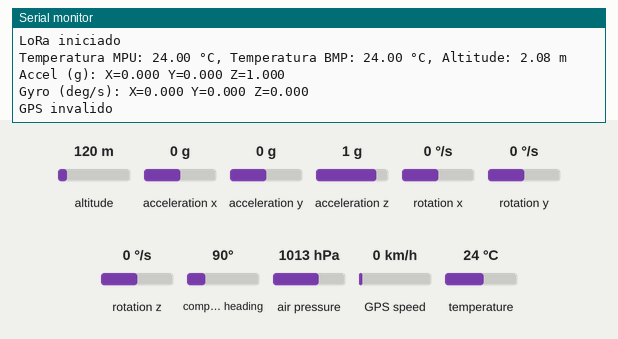
Bench run of a sketch on a simulated ESP8266 (NodeMCU). Parts: the last lines printed to the serial monitor. Wiring (inferred from the names in the program): MPU-9250 motion sensor at I2C address 0x68. The inputs (shaded band) are chosen by the test bench; at power-on: acceleration x 0 g, acceleration y 0 g, acceleration z 1 g, rotation x 0 °/s, rotation y 0 °/s, altitude 120 m, rotation z 0 °/s, compass heading 90°, air pressure 1013 hPa, GPS speed 0 km/h, temperature 24 °C. The GPS gets a fix after 3 s at 37.7749, -122.4194 with 8 satellites; no radio packets arrive unless stated.

Above: at 1.2 s.
1.3 s: acceleration x set to -1.4 g
At 5.5 s:
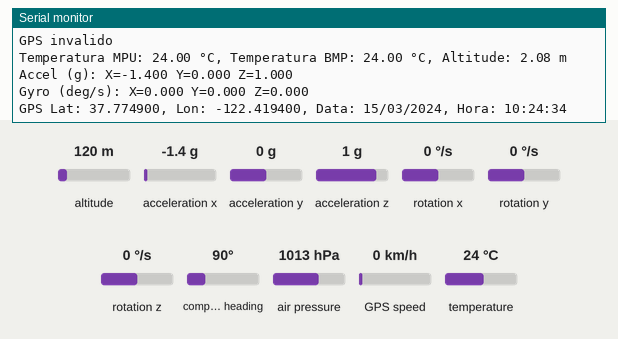
7.4 s: acceleration y set to -1.4 g
At 8.7 s:
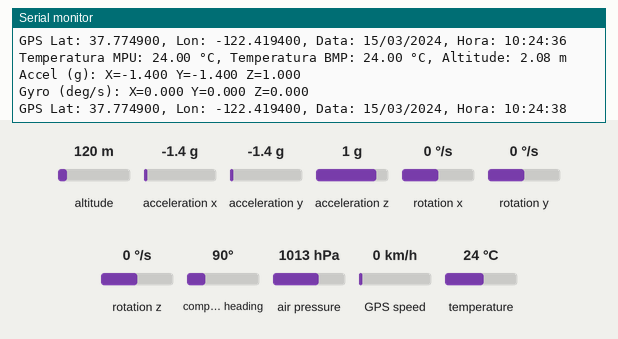
8.9 s: acceleration z set to -1.4 g
10.4 s: rotation x set to -192 °/s
At 10.9 s:
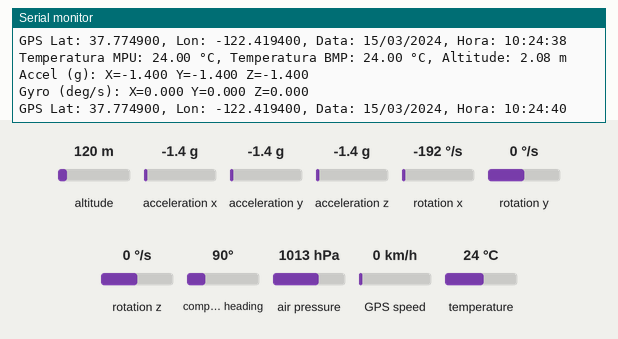
11.9 s: rotation y set to -192 °/s
At 13.5 s:
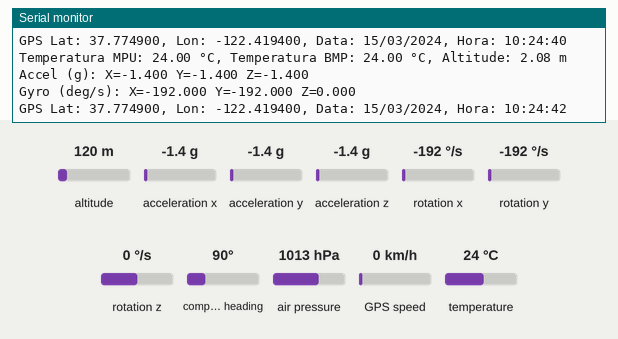

Measured:
- after the input at 1.3 s, the serial monitor: prints a new line after 0.76 s (image 1)
- after the input at 7.4 s, the serial monitor: prints a new line after 0.88 s (image 2)
- after the input at 11.9 s, the serial monitor: prints a new line after 0.57 s (image 4)

The sketch:

TTGOSENDER-teste.ino
```cpp
#include <Wire.h>
#include <SPI.h>
#include <LoRa.h>
#include <Adafruit_BMP280.h>
#include <TinyGPS++.h>
#include <HardwareSerial.h>
#include "board_def.h"

// MPU9250 defines e funções (i2cRead/i2cWrite) necessários para ler dados do MPU9250
// Definições do MPU9250
#define MPU 0x68
#define accX_H 0x3B
#define accY_H 0x3D
#define accZ_H 0x3F
#define gyroX_H 0x43
#define gyroY_H 0x45
#define gyroZ_H 0x47
#define TEMP_H 0x41

Adafruit_BMP280 bmp;
HardwareSerial gpsSerial(1);
TinyGPSPlus gps;

bool bmpAvailable = false;
bool mpuAvailable = false;

float accX, accY, accZ;
float gyroX, gyroY, gyroZ;
float tempC; // Temperatura MPU (esp. do giroscópio)
float bmpTemp, altitude;

int GPS_RX = 34;
int GPS_TX = 12;

void i2cWrite(uint8_t address, uint8_t reg, uint8_t val) {
  Wire.beginTransmission(address);
  Wire.write(reg);
  Wire.write(val);
  Wire.endTransmission();
}

int16_t i2cRead(uint8_t address, int8_t reg) {
  Wire.beginTransmission(address);
  Wire.write(reg);
  if (Wire.endTransmission(false) != 0) {
    return 0;
  }
  Wire.requestFrom(address, 2, true);
  if (Wire.available() >= 2) {
    return (Wire.read() << 8) | Wire.read();
  }
  return 0;
}

void setup() {
  Serial.begin(115200);
  Wire.begin();

  bmpAvailable = bmp.begin(0x76);
  if (bmpAvailable) Serial.println("BMP280 inicializado");
  else Serial.println("BMP280 nao detectado");

  // Inicializa GPS UART
  gpsSerial.begin(9600, SERIAL_8N1, GPS_RX, GPS_TX);
  Serial.println("GPS iniciado");

  // Verifica MPU9250
  Wire.beginTransmission(MPU);
  if (Wire.endTransmission() == 0) {
    mpuAvailable = true;
    Serial.println("MPU9250 detectado");
  } else {
    Serial.println("MPU9250 nao detectado");
  }

  if (mpuAvailable) {
    // Liga sensor MPU9250
    i2cWrite(MPU, 0x6B, 0);
  }

  // Inicializa LoRa
  SPI.begin(CONFIG_CLK, CONFIG_MISO, CONFIG_MOSI, CONFIG_NSS);
  LoRa.setPins(CONFIG_NSS, CONFIG_RST, CONFIG_DIO0);
  if (!LoRa.begin(BAND)) {
    Serial.println("Falha na inicializacao do LoRa");
    while (1);
  }
  Serial.println("LoRa iniciado");
}

void loop() {
  // Lê GPS
  while (gpsSerial.available()) {
    gps.encode(gpsSerial.read());
  }

  // Lê temperatura MPU9250 (offset de +36.53 conforme datasheet)
  if (mpuAvailable) {
    int16_t rawTemp = i2cRead(MPU, TEMP_H);
    tempC = (rawTemp / 340.0) + 36.53;

    // Lê acelerômetro
    accX = i2cRead(MPU, accX_H) / 16384.0f;
    accY = i2cRead(MPU, accY_H) / 16384.0f;
    accZ = i2cRead(MPU, accZ_H) / 16384.0f;

    // Lê giroscópio
    gyroX = i2cRead(MPU, gyroX_H) / 131.0f;
    gyroY = i2cRead(MPU, gyroY_H) / 131.0f;
    gyroZ = i2cRead(MPU, gyroZ_H) / 131.0f;
  } else {
    tempC = accX = accY = accZ = gyroX = gyroY = gyroZ = 0;
  }

  // Lê BMP280 se disponível
  if (bmpAvailable) {
    bmpTemp = bmp.readTemperature();
    altitude = bmp.readAltitude(1013.25);
  } else {
    bmpTemp = 0;
    altitude = 0;
  }

  // Exibe no Monitor Serial do transmissor
  Serial.printf("Temperatura MPU: %.2f °C, Temperatura BMP: %.2f °C, Altitude: %.2f m\n", tempC, bmpTemp, altitude);
  Serial.printf("Accel (g): X=%.3f Y=%.3f Z=%.3f\n", accX, accY, accZ);
  Serial.printf("Gyro (deg/s): X=%.3f Y=%.3f Z=%.3f\n", gyroX, gyroY, gyroZ);
  if (gps.location.isValid()) {
    Serial.printf("GPS Lat: %.6f, Lon: %.6f, Data: %02d/%02d/%04d, Hora: %02d:%02d:%02d\n",
      gps.location.lat(), gps.location.lng(),
      gps.date.day(), gps.date.month(), gps.date.year(),
      gps.time.hour(), gps.time.minute(), gps.time.second());
  } else {
    Serial.println("GPS invalido");
  }

  // Envia todos os dados via LoRa
  if (gps.location.isValid()) {
    LoRa.beginPacket();
    LoRa.printf("TempMPU:%.2f,TempBMP:%.2f,Alt:%.2f,AccX:%.3f,AccY:%.3f,AccZ:%.3f,GyroX:%.3f,GyroY:%.3f,GyroZ:%.3f,Lat:%.6f,Lon:%.6f,Date:%02d/%02d/%04d,Time:%02d:%02d:%02d",
                 tempC, bmpTemp, altitude,
                 accX, accY, accZ,
                 gyroX, gyroY, gyroZ,
                 gps.location.lat(), gps.location.lng(),
                 gps.date.day(), gps.date.month(), gps.date.year(),
                 gps.time.hour(), gps.time.minute(), gps.time.second());
    LoRa.endPacket();
  }

  delay(2000);
}
```

board_def.h
```cpp
#include <Arduino.h>

#define LORA_V1_0_OLED  0
#define LORA_V1_2_OLED  0
#define LORA_V1_6_OLED  0
#define LORA_V2_0_OLED  1

// Change here whether you define Sender or Receiver.
// The rest should be the same
#define LORA_SENDER 0
//#define LORA_SENDER 1

#define LORA_PERIOD 868
// #define LORA_PERIOD 915
//#define LORA_PERIOD 433

#if LORA_V1_0_OLED
#include <Wire.h>
#include "SSD1306Wire.h"
#define OLED_CLASS_OBJ  SSD1306Wire
#define OLED_ADDRESS    0x3C
#define OLED_SDA    4
#define OLED_SCL    15
#define OLED_RST    16
#define CONFIG_MOSI 27
#define CONFIG_MISO 19
#define CONFIG_CLK  5
#define CONFIG_NSS  18
#define CONFIG_RST  14
#define CONFIG_DIO0 26
// !    There are two versions of TTGO LoRa V1.0,
// !    the 868 version uses the 3D WiFi antenna, and the 433 version uses the PCB antenna.
// !    You need to change the frequency according to the board.

#define SDCARD_MOSI -1
#define SDCARD_MISO -1
#define SDCARD_SCLK -1
#define SDCARD_CS   -1

#elif LORA_V1_2_OLED
//Lora V1.2 ds3231
#include <Wire.h>
#include "SSD1306Wire.h"
#define OLED_CLASS_OBJ  SSD1306Wire
#define OLED_ADDRESS    0x3C
#define OLED_SDA    21
#define OLED_SCL    22
#define OLED_RST    -1
#define CONFIG_MOSI 27
#define CONFIG_MISO 19
#define CONFIG_CLK  5
#define CONFIG_NSS  18
#define CONFIG_RST  23
#define CONFIG_DIO0 26

#define SDCARD_MOSI -1
#define SDCARD_MISO -1
#define SDCARD_SCLK -1
#define SDCARD_CS   -1

#define ENABLE_DS3231

#elif LORA_V1_6_OLED
#include <Wire.h>
#include "SSD1306Wire.h"
#define OLED_CLASS_OBJ  SSD1306Wire
#define OLED_ADDRESS    0x3C
#define OLED_SDA    21
#define OLED_SCL    22
#define OLED_RST    -1

#define CONFIG_MOSI 27
#define CONFIG_MISO 19
#define CONFIG_CLK  5
#define CONFIG_NSS  18
#define CONFIG_RST  23
#define CONFIG_DIO0 26

#define SDCARD_MOSI 15
#define SDCARD_MISO 2
#define SDCARD_SCLK 14
#define SDCARD_CS   13

#elif LORA_V2_0_OLED
#include <Wire.h>
#include "SSD1306Wire.h"
#define OLED_CLASS_OBJ  SSD1306Wire
#define OLED_ADDRESS    0x3C
#define OLED_SDA    21
#define OLED_SCL    22
#define OLED_RST    -1

#define CONFIG_MOSI 27
#define CONFIG_MISO 19
#define CONFIG_CLK  5
#define CONFIG_NSS  18
#define CONFIG_RST  23
#define CONFIG_DIO0 26

#define SDCARD_MOSI 15
#define SDCARD_MISO 2
#define SDCARD_SCLK 14
#define SDCARD_CS   13

#else
#error "please select board"
#endif


#if LORA_PERIOD == 433
#define BAND 433E6
#elif LORA_PERIOD == 868
#define BAND 868E6
#elif LORA_PERIOD == 915
#define BAND 915E6
#else
#error "Please select the correct lora frequency"
#endif
```
